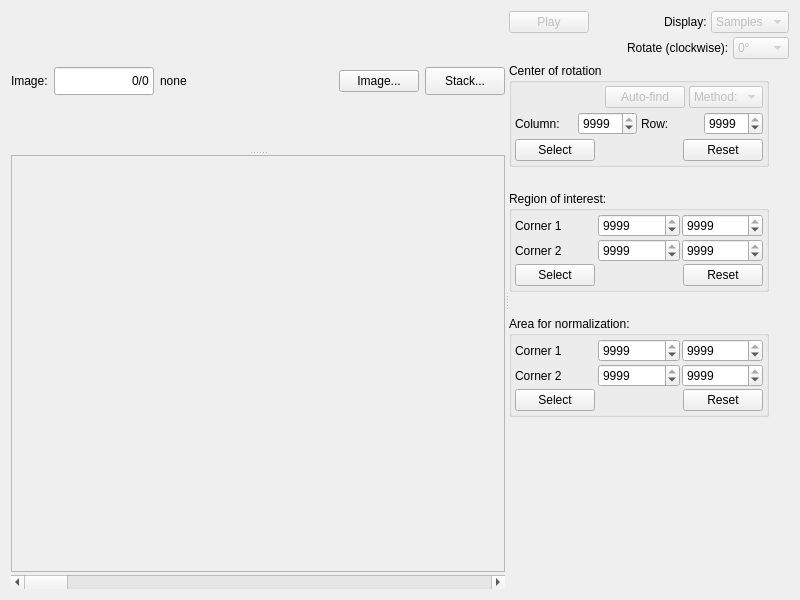
<?xml version="1.0" encoding="UTF-8"?>
<ui version="4.0">
 <class>ImageSelectCoRAndRegions</class>
 <widget class="QWidget" name="ImageSelectCoRAndRegions">
  <property name="geometry">
   <rect>
    <x>0</x>
    <y>0</y>
    <width>800</width>
    <height>600</height>
   </rect>
  </property>
  <property name="sizePolicy">
   <sizepolicy hsizetype="Preferred" vsizetype="Expanding">
    <horstretch>0</horstretch>
    <verstretch>0</verstretch>
   </sizepolicy>
  </property>
  <property name="windowTitle">
   <string>Form</string>
  </property>
  <layout class="QGridLayout" name="gridLayout_8">
   <item row="0" column="0">
    <widget class="QSplitter" name="splitter_main_horiz">
     <property name="sizePolicy">
      <sizepolicy hsizetype="Preferred" vsizetype="Preferred">
       <horstretch>1</horstretch>
       <verstretch>1</verstretch>
      </sizepolicy>
     </property>
     <property name="orientation">
      <enum>Qt::Horizontal</enum>
     </property>
     <widget class="QSplitter" name="splitter_img_vertical">
      <property name="sizePolicy">
       <sizepolicy hsizetype="Preferred" vsizetype="Expanding">
        <horstretch>2</horstretch>
        <verstretch>0</verstretch>
       </sizepolicy>
      </property>
      <property name="orientation">
       <enum>Qt::Vertical</enum>
      </property>
      <widget class="QWidget" name="layoutWidget">
       <layout class="QGridLayout" name="gridLayout_5">
        <property name="sizeConstraint">
         <enum>QLayout::SetMinimumSize</enum>
        </property>
        <item row="0" column="4">
         <widget class="QPushButton" name="pushButton_browse_stack">
          <property name="sizePolicy">
           <sizepolicy hsizetype="Minimum" vsizetype="Fixed">
            <horstretch>0</horstretch>
            <verstretch>0</verstretch>
           </sizepolicy>
          </property>
          <property name="minimumSize">
           <size>
            <width>0</width>
            <height>28</height>
           </size>
          </property>
          <property name="maximumSize">
           <size>
            <width>16777215</width>
            <height>28</height>
           </size>
          </property>
          <property name="text">
           <string>Stack...</string>
          </property>
         </widget>
        </item>
        <item row="0" column="0">
         <widget class="QLabel" name="label_img_seq">
          <property name="sizePolicy">
           <sizepolicy hsizetype="Preferred" vsizetype="Fixed">
            <horstretch>0</horstretch>
            <verstretch>0</verstretch>
           </sizepolicy>
          </property>
          <property name="minimumSize">
           <size>
            <width>0</width>
            <height>28</height>
           </size>
          </property>
          <property name="maximumSize">
           <size>
            <width>16777215</width>
            <height>28</height>
           </size>
          </property>
          <property name="text">
           <string>Image:</string>
          </property>
         </widget>
        </item>
        <item row="0" column="2">
         <widget class="QLabel" name="label_img_name">
          <property name="sizePolicy">
           <sizepolicy hsizetype="Preferred" vsizetype="Fixed">
            <horstretch>1</horstretch>
            <verstretch>0</verstretch>
           </sizepolicy>
          </property>
          <property name="minimumSize">
           <size>
            <width>0</width>
            <height>28</height>
           </size>
          </property>
          <property name="maximumSize">
           <size>
            <width>16777215</width>
            <height>28</height>
           </size>
          </property>
          <property name="text">
           <string>none</string>
          </property>
         </widget>
        </item>
        <item row="0" column="1">
         <widget class="QLineEdit" name="lineEdit_img_seq">
          <property name="sizePolicy">
           <sizepolicy hsizetype="Preferred" vsizetype="Fixed">
            <horstretch>0</horstretch>
            <verstretch>0</verstretch>
           </sizepolicy>
          </property>
          <property name="minimumSize">
           <size>
            <width>100</width>
            <height>28</height>
           </size>
          </property>
          <property name="maximumSize">
           <size>
            <width>100</width>
            <height>28</height>
           </size>
          </property>
          <property name="text">
           <string>0/0</string>
          </property>
          <property name="alignment">
           <set>Qt::AlignRight|Qt::AlignTrailing|Qt::AlignVCenter</set>
          </property>
          <property name="readOnly">
           <bool>true</bool>
          </property>
         </widget>
        </item>
        <item row="0" column="3">
         <widget class="QPushButton" name="pushButton_browse_img">
          <property name="text">
           <string>Image...</string>
          </property>
         </widget>
        </item>
       </layout>
      </widget>
      <widget class="QWidget" name="layoutWidget1">
       <layout class="QGridLayout" name="gridLayout_7" rowstretch="0,1">
        <property name="sizeConstraint">
         <enum>QLayout::SetMaximumSize</enum>
        </property>
        <property name="spacing">
         <number>3</number>
        </property>
        <item row="0" column="0">
         <widget class="QScrollArea" name="scrollArea">
          <property name="sizePolicy">
           <sizepolicy hsizetype="Preferred" vsizetype="Preferred">
            <horstretch>2</horstretch>
            <verstretch>2</verstretch>
           </sizepolicy>
          </property>
          <property name="widgetResizable">
           <bool>true</bool>
          </property>
          <widget class="QWidget" name="scrollAreaWidgetContents">
           <property name="geometry">
            <rect>
             <x>0</x>
             <y>0</y>
             <width>460</width>
             <height>398</height>
            </rect>
           </property>
           <property name="sizePolicy">
            <sizepolicy hsizetype="Preferred" vsizetype="Preferred">
             <horstretch>2</horstretch>
             <verstretch>2</verstretch>
            </sizepolicy>
           </property>
           <layout class="QGridLayout" name="gridLayout" rowstretch="0" columnstretch="0">
            <property name="margin">
             <number>0</number>
            </property>
            <property name="spacing">
             <number>1</number>
            </property>
            <item row="0" column="0">
             <widget class="QLabel" name="label_img">
              <property name="sizePolicy">
               <sizepolicy hsizetype="Preferred" vsizetype="Preferred">
                <horstretch>2</horstretch>
                <verstretch>2</verstretch>
               </sizepolicy>
              </property>
              <property name="text">
               <string/>
              </property>
             </widget>
            </item>
           </layout>
          </widget>
         </widget>
        </item>
        <item row="1" column="0">
         <widget class="QScrollBar" name="horizontalScrollBar_img_stack">
          <property name="sizePolicy">
           <sizepolicy hsizetype="Expanding" vsizetype="Fixed">
            <horstretch>2</horstretch>
            <verstretch>0</verstretch>
           </sizepolicy>
          </property>
          <property name="orientation">
           <enum>Qt::Horizontal</enum>
          </property>
          <property name="invertedControls">
           <bool>true</bool>
          </property>
         </widget>
        </item>
       </layout>
      </widget>
     </widget>
     <widget class="QWidget" name="layoutWidget_2">
      <layout class="QGridLayout" name="gridLayout_6">
       <property name="sizeConstraint">
        <enum>QLayout::SetDefaultConstraint</enum>
       </property>
       <property name="spacing">
        <number>4</number>
       </property>
       <item row="2" column="0">
        <widget class="QGroupBox" name="groupBox_cor">
         <property name="sizePolicy">
          <sizepolicy hsizetype="Minimum" vsizetype="Minimum">
           <horstretch>0</horstretch>
           <verstretch>0</verstretch>
          </sizepolicy>
         </property>
         <property name="maximumSize">
          <size>
           <width>260</width>
           <height>16777215</height>
          </size>
         </property>
         <property name="title">
          <string>Center of rotation</string>
         </property>
         <layout class="QGridLayout" name="gridLayout_2">
          <property name="margin">
           <number>3</number>
          </property>
          <property name="spacing">
           <number>4</number>
          </property>
          <item row="1" column="0">
           <layout class="QHBoxLayout" name="horizontalLayout">
            <item>
             <widget class="QLabel" name="label_3">
              <property name="text">
               <string>Column:</string>
              </property>
             </widget>
            </item>
            <item>
             <widget class="QSpinBox" name="spinBox_cor_x">
              <property name="maximum">
               <number>9999</number>
              </property>
              <property name="value">
               <number>9999</number>
              </property>
             </widget>
            </item>
            <item>
             <widget class="QLabel" name="label_2">
              <property name="text">
               <string>Row:</string>
              </property>
             </widget>
            </item>
            <item>
             <widget class="QSpinBox" name="spinBox_cor_y">
              <property name="maximum">
               <number>9999</number>
              </property>
              <property name="value">
               <number>9999</number>
              </property>
             </widget>
            </item>
           </layout>
          </item>
          <item row="2" column="0">
           <layout class="QHBoxLayout" name="horizontalLayout_2">
            <item>
             <widget class="QPushButton" name="pushButton_cor">
              <property name="toolTip">
               <string>After pushing this button, click on the image to select</string>
              </property>
              <property name="text">
               <string>Select</string>
              </property>
             </widget>
            </item>
            <item>
             <spacer name="horizontalSpacer_3">
              <property name="orientation">
               <enum>Qt::Horizontal</enum>
              </property>
              <property name="sizeHint" stdset="0">
               <size>
                <width>108</width>
                <height>20</height>
               </size>
              </property>
             </spacer>
            </item>
            <item>
             <widget class="QPushButton" name="pushButton_cor_reset">
              <property name="text">
               <string>Reset</string>
              </property>
             </widget>
            </item>
           </layout>
          </item>
          <item row="0" column="0">
           <layout class="QHBoxLayout" name="horizontalLayout_5">
            <item>
             <spacer name="horizontalSpacer_4">
              <property name="orientation">
               <enum>Qt::Horizontal</enum>
              </property>
              <property name="sizeHint" stdset="0">
               <size>
                <width>78</width>
                <height>20</height>
               </size>
              </property>
             </spacer>
            </item>
            <item>
             <widget class="QPushButton" name="pushButton_center_find">
              <property name="enabled">
               <bool>false</bool>
              </property>
              <property name="text">
               <string>Auto-find</string>
              </property>
             </widget>
            </item>
            <item>
             <widget class="QComboBox" name="comboBox_center_method">
              <property name="enabled">
               <bool>false</bool>
              </property>
              <item>
               <property name="text">
                <string>Method:</string>
               </property>
              </item>
             </widget>
            </item>
           </layout>
          </item>
         </layout>
        </widget>
       </item>
       <item row="5" column="0">
        <spacer name="verticalSpacer_3">
         <property name="orientation">
          <enum>Qt::Vertical</enum>
         </property>
         <property name="sizeType">
          <enum>QSizePolicy::Minimum</enum>
         </property>
         <property name="sizeHint" stdset="0">
          <size>
           <width>20</width>
           <height>20</height>
          </size>
         </property>
        </spacer>
       </item>
       <item row="3" column="0">
        <spacer name="verticalSpacer_2">
         <property name="orientation">
          <enum>Qt::Vertical</enum>
         </property>
         <property name="sizeType">
          <enum>QSizePolicy::Minimum</enum>
         </property>
         <property name="sizeHint" stdset="0">
          <size>
           <width>20</width>
           <height>20</height>
          </size>
         </property>
        </spacer>
       </item>
       <item row="4" column="0">
        <widget class="QGroupBox" name="groupBox_roi">
         <property name="sizePolicy">
          <sizepolicy hsizetype="Minimum" vsizetype="Minimum">
           <horstretch>0</horstretch>
           <verstretch>0</verstretch>
          </sizepolicy>
         </property>
         <property name="maximumSize">
          <size>
           <width>260</width>
           <height>16777215</height>
          </size>
         </property>
         <property name="title">
          <string>Region of interest:</string>
         </property>
         <layout class="QGridLayout" name="gridLayout_3">
          <property name="margin">
           <number>3</number>
          </property>
          <property name="spacing">
           <number>2</number>
          </property>
          <item row="0" column="0">
           <widget class="QLabel" name="label_4">
            <property name="text">
             <string>Corner 1</string>
            </property>
           </widget>
          </item>
          <item row="0" column="1">
           <widget class="QSpinBox" name="spinBox_roi_top_x">
            <property name="maximum">
             <number>9999</number>
            </property>
            <property name="value">
             <number>9999</number>
            </property>
           </widget>
          </item>
          <item row="0" column="2">
           <widget class="QSpinBox" name="spinBox_roi_top_y">
            <property name="maximum">
             <number>9999</number>
            </property>
            <property name="value">
             <number>9999</number>
            </property>
           </widget>
          </item>
          <item row="1" column="0">
           <widget class="QLabel" name="label_5">
            <property name="text">
             <string>Corner 2</string>
            </property>
           </widget>
          </item>
          <item row="1" column="1">
           <widget class="QSpinBox" name="spinBox_roi_bottom_x">
            <property name="maximum">
             <number>9999</number>
            </property>
            <property name="value">
             <number>9999</number>
            </property>
           </widget>
          </item>
          <item row="1" column="2">
           <widget class="QSpinBox" name="spinBox_roi_bottom_y">
            <property name="maximum">
             <number>9999</number>
            </property>
            <property name="value">
             <number>9999</number>
            </property>
           </widget>
          </item>
          <item row="2" column="0" colspan="3">
           <layout class="QHBoxLayout" name="horizontalLayout_3">
            <item>
             <widget class="QPushButton" name="pushButton_roi">
              <property name="toolTip">
               <string>After pushing this button, click and drag on the image to select</string>
              </property>
              <property name="text">
               <string>Select</string>
              </property>
             </widget>
            </item>
            <item>
             <spacer name="horizontalSpacer_2">
              <property name="orientation">
               <enum>Qt::Horizontal</enum>
              </property>
              <property name="sizeHint" stdset="0">
               <size>
                <width>155</width>
                <height>20</height>
               </size>
              </property>
             </spacer>
            </item>
            <item>
             <widget class="QPushButton" name="pushButton_roi_reset">
              <property name="toolTip">
               <string>Reset to the whole field of view</string>
              </property>
              <property name="text">
               <string>Reset</string>
              </property>
             </widget>
            </item>
           </layout>
          </item>
         </layout>
        </widget>
       </item>
       <item row="8" column="0">
        <spacer name="verticalSpacer">
         <property name="orientation">
          <enum>Qt::Vertical</enum>
         </property>
         <property name="sizeHint" stdset="0">
          <size>
           <width>20</width>
           <height>68</height>
          </size>
         </property>
        </spacer>
       </item>
       <item row="6" column="0">
        <widget class="QGroupBox" name="groupBox_norm">
         <property name="sizePolicy">
          <sizepolicy hsizetype="Minimum" vsizetype="Minimum">
           <horstretch>0</horstretch>
           <verstretch>0</verstretch>
          </sizepolicy>
         </property>
         <property name="maximumSize">
          <size>
           <width>260</width>
           <height>16777215</height>
          </size>
         </property>
         <property name="title">
          <string>Area for normalization:</string>
         </property>
         <layout class="QGridLayout" name="gridLayout_4">
          <property name="margin">
           <number>3</number>
          </property>
          <property name="spacing">
           <number>2</number>
          </property>
          <item row="0" column="0">
           <widget class="QLabel" name="label_6">
            <property name="text">
             <string>Corner 1</string>
            </property>
           </widget>
          </item>
          <item row="0" column="1">
           <widget class="QSpinBox" name="spinBox_norm_top_x">
            <property name="maximum">
             <number>9999</number>
            </property>
            <property name="value">
             <number>9999</number>
            </property>
           </widget>
          </item>
          <item row="0" column="2">
           <widget class="QSpinBox" name="spinBox_norm_top_y">
            <property name="maximum">
             <number>9999</number>
            </property>
            <property name="value">
             <number>9999</number>
            </property>
           </widget>
          </item>
          <item row="1" column="0">
           <widget class="QLabel" name="label_7">
            <property name="text">
             <string>Corner 2</string>
            </property>
           </widget>
          </item>
          <item row="1" column="1">
           <widget class="QSpinBox" name="spinBox_norm_bottom_x">
            <property name="maximum">
             <number>9999</number>
            </property>
            <property name="value">
             <number>9999</number>
            </property>
           </widget>
          </item>
          <item row="1" column="2">
           <widget class="QSpinBox" name="spinBox_norm_bottom_y">
            <property name="maximum">
             <number>9999</number>
            </property>
            <property name="value">
             <number>9999</number>
            </property>
           </widget>
          </item>
          <item row="2" column="0" colspan="3">
           <layout class="QHBoxLayout" name="horizontalLayout_8">
            <item>
             <widget class="QPushButton" name="pushButton_norm_area">
              <property name="toolTip">
               <string>After pushing this button, click and drag on the image to select</string>
              </property>
              <property name="text">
               <string>Select</string>
              </property>
             </widget>
            </item>
            <item>
             <spacer name="horizontalSpacer">
              <property name="orientation">
               <enum>Qt::Horizontal</enum>
              </property>
              <property name="sizeHint" stdset="0">
               <size>
                <width>98</width>
                <height>20</height>
               </size>
              </property>
             </spacer>
            </item>
            <item>
             <widget class="QPushButton" name="pushButton_norm_area_reset">
              <property name="toolTip">
               <string>Reset to empty/none</string>
              </property>
              <property name="text">
               <string>Reset</string>
              </property>
             </widget>
            </item>
           </layout>
          </item>
         </layout>
        </widget>
       </item>
       <item row="0" column="0">
        <layout class="QHBoxLayout" name="horizontalLayout_4">
         <item>
          <widget class="QPushButton" name="pushButton_play">
           <property name="enabled">
            <bool>false</bool>
           </property>
           <property name="text">
            <string>Play</string>
           </property>
          </widget>
         </item>
         <item>
          <spacer name="horizontalSpacer_5">
           <property name="orientation">
            <enum>Qt::Horizontal</enum>
           </property>
           <property name="sizeHint" stdset="0">
            <size>
             <width>40</width>
             <height>20</height>
            </size>
           </property>
          </spacer>
         </item>
         <item>
          <widget class="QLabel" name="label_image_type">
           <property name="text">
            <string>Display:</string>
           </property>
          </widget>
         </item>
         <item>
          <widget class="QComboBox" name="comboBox_image_type">
           <property name="enabled">
            <bool>false</bool>
           </property>
           <item>
            <property name="text">
             <string>Samples</string>
            </property>
           </item>
           <item>
            <property name="text">
             <string>Flat</string>
            </property>
           </item>
           <item>
            <property name="text">
             <string>Dark</string>
            </property>
           </item>
          </widget>
         </item>
        </layout>
       </item>
       <item row="1" column="0">
        <layout class="QHBoxLayout" name="horizontalLayout_6">
         <item>
          <spacer name="horizontalSpacer_6">
           <property name="orientation">
            <enum>Qt::Horizontal</enum>
           </property>
           <property name="sizeHint" stdset="0">
            <size>
             <width>118</width>
             <height>20</height>
            </size>
           </property>
          </spacer>
         </item>
         <item>
          <widget class="QLabel" name="label_rotation">
           <property name="text">
            <string>Rotate (clockwise):</string>
           </property>
          </widget>
         </item>
         <item>
          <widget class="QComboBox" name="comboBox_rotation">
           <property name="enabled">
            <bool>false</bool>
           </property>
           <property name="editable">
            <bool>false</bool>
           </property>
           <property name="minimumContentsLength">
            <number>3</number>
           </property>
           <item>
            <property name="text">
             <string>0°</string>
            </property>
           </item>
           <item>
            <property name="text">
             <string>90°</string>
            </property>
           </item>
           <item>
            <property name="text">
             <string>180°</string>
            </property>
           </item>
           <item>
            <property name="text">
             <string>270°</string>
            </property>
           </item>
          </widget>
         </item>
        </layout>
       </item>
       <item row="7" column="0">
        <layout class="QHBoxLayout" name="horizontalLayout_7">
         <item>
          <widget class="MantidQt::MantidWidgets::ColorBarWidget" name="colorBarWidget" native="true"/>
         </item>
         <item>
          <spacer name="horizontalSpacer_7">
           <property name="orientation">
            <enum>Qt::Horizontal</enum>
           </property>
           <property name="sizeHint" stdset="0">
            <size>
             <width>40</width>
             <height>20</height>
            </size>
           </property>
          </spacer>
         </item>
        </layout>
       </item>
      </layout>
     </widget>
    </widget>
   </item>
  </layout>
 </widget>
 <customwidgets>
  <customwidget>
   <class>MantidQt::MantidWidgets::ColorBarWidget</class>
   <extends>QWidget</extends>
   <header>MantidQtMantidWidgets/ColorBarWidget.h</header>
  </customwidget>
 </customwidgets>
 <resources/>
 <connections/>
</ui>
